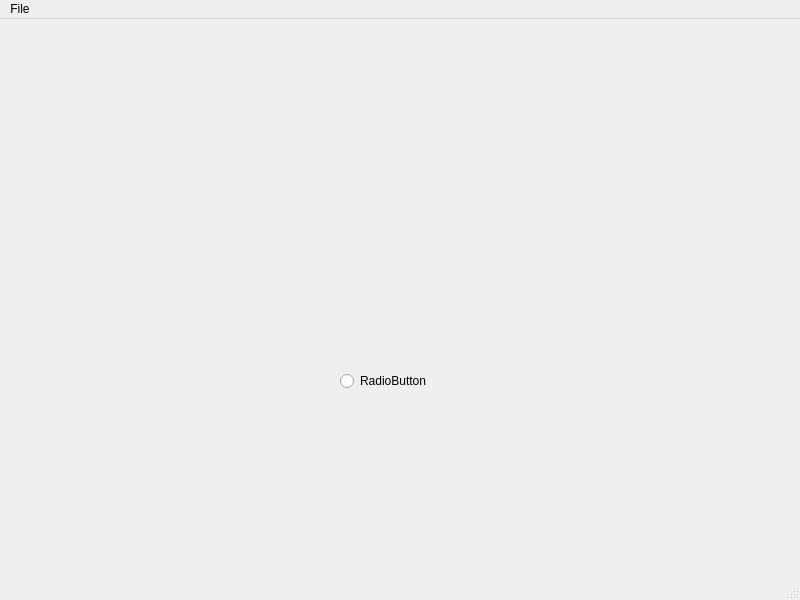
<?xml version="1.0" encoding="UTF-8"?>
<ui version="4.0">
 <class>MainWindow</class>
 <widget class="QMainWindow" name="MainWindow">
  <property name="geometry">
   <rect>
    <x>0</x>
    <y>0</y>
    <width>800</width>
    <height>600</height>
   </rect>
  </property>
  <property name="windowTitle">
   <string>MainWindow</string>
  </property>
  <widget class="QWidget" name="centralwidget">
   <widget class="QRadioButton" name="radioButton">
    <property name="geometry">
     <rect>
      <x>340</x>
      <y>350</y>
      <width>102</width>
      <height>24</height>
     </rect>
    </property>
    <property name="text">
     <string>RadioButton</string>
    </property>
   </widget>
  </widget>
  <widget class="QMenuBar" name="menubar">
   <property name="geometry">
    <rect>
     <x>0</x>
     <y>0</y>
     <width>800</width>
     <height>23</height>
    </rect>
   </property>
   <widget class="QMenu" name="menuFile">
    <property name="title">
     <string>File</string>
    </property>
    <addaction name="separator"/>
    <addaction name="actionExit"/>
   </widget>
   <addaction name="menuFile"/>
  </widget>
  <widget class="QStatusBar" name="statusbar"/>
  <action name="actionNew_Game">
   <property name="text">
    <string>New Game</string>
   </property>
  </action>
  <action name="actionSave_Game">
   <property name="text">
    <string>Save Game</string>
   </property>
  </action>
  <action name="actionExit">
   <property name="text">
    <string>Exit</string>
   </property>
  </action>
 </widget>
 <resources/>
 <connections>
  <connection>
   <sender>actionExit</sender>
   <signal>triggered()</signal>
   <receiver>MainWindow</receiver>
   <slot>close()</slot>
   <hints>
    <hint type="sourcelabel">
     <x>-1</x>
     <y>-1</y>
    </hint>
    <hint type="destinationlabel">
     <x>399</x>
     <y>299</y>
    </hint>
   </hints>
  </connection>
 </connections>
</ui>
